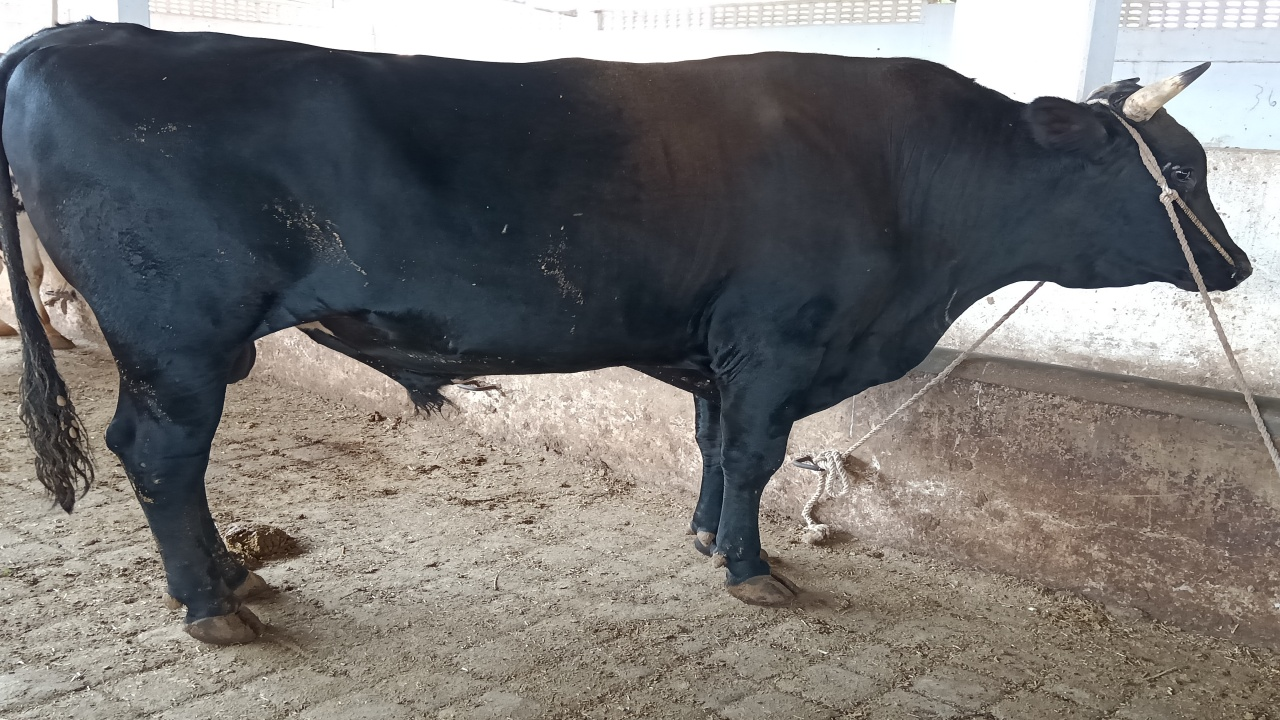
%> input picture Project Files/images/IMG20191102113704.jpg, 1280 x 720 px
$ octave region_segment.m   (GNU Octave 9; MATLAB toolbox functions it lacks are replaced by stand-ins)
%> lines starting %> are read from the running program, lines starting %| are printed output that depends on the picture; in (x1, y1, x2, y2) boxes, pixels count from 0 and x2, y2 are one past the last pixel; in counts of white or black regions, pixels touching at a corner belong together; the program's own positions count from 1
### Project Files/region_based_segmentation/region_seg.m

function seg = region_seg(I,init_mask,max_its,alpha,display)

  %-- default value for parameter alpha is .1
  if(~exist('alpha','var'))
    alpha = .2;
  end
  %-- default behavior is to display intermediate outputs
  if(~exist('display','var'))
    display = true;
  end
  %-- ensures image is 2D double matrix
  I = im2graydouble(I);

  %-- Create a signed distance map (SDF) from mask
  phi = mask2phi(init_mask);

  %--main loop
  for its = 1:max_its   % Note: no automatic convergence test

    idx = find(phi <= 1.2 & phi >= -1.2);  %get the curve's narrow band

    %-- find interior and exterior mean
    upts = find(phi<=0);                 % interior points
    vpts = find(phi>0);                  % exterior points
    u = sum(I(upts))/(length(upts)+eps); % interior mean
    v = sum(I(vpts))/(length(vpts)+eps); % exterior mean

    F = (I(idx)-u).^2-(I(idx)-v).^2;         % force from image information
    curvature = get_curvature(phi,idx);  % force from curvature penalty

    dphidt = F./max(abs(F)) + alpha*curvature;  % gradient descent to minimize energy

    %-- maintain the CFL condition
    dt = .45/(max(dphidt)+eps);

    %-- evolve the curve
    phi(idx) = phi(idx) + dt.*dphidt;

    %-- Keep SDF smooth
    phi = sussman(phi, .5);

    %-- intermediate output
    if((display>0)&&(mod(its,20) == 0))
      showCurveAndPhi(I,phi,its);
    end
  end

  %-- final output
  if(display)
    showCurveAndPhi(I,phi,its);
  end

  %-- make mask from SDF
  seg = phi<=0; %-- Get mask from levelset


%-- AUXILIARY FUNCTIONS ----------------------------------------------


%-- Displays the image with curve superimposed
function showCurveAndPhi(I, phi, i)
  imshow(I,'initialmagnification',200,'displayrange',[0 255]); hold on;
  contour(phi, [0 0], 'g','LineWidth',4);
  contour(phi, [0 0], 'k','LineWidth',2);
  hold off; title([num2str(i) ' Iterations']); drawnow;

%-- converts a mask to a SDF
function phi = mask2phi(init_a)
  phi=bwdist(init_a)-bwdist(1-init_a)+im2double(init_a)-.5;

%-- compute curvature along SDF
function curvature = get_curvature(phi,idx)
    [dimy, dimx] = size(phi);
    [y x] = ind2sub([dimy,dimx],idx);  % get subscripts

    %-- get subscripts of neighbors
    ym1 = y-1; xm1 = x-1; yp1 = y+1; xp1 = x+1;

    %-- bounds checking
    ym1(ym1<1) = 1; xm1(xm1<1) = 1;
    yp1(yp1>dimy)=dimy; xp1(xp1>dimx) = dimx;

    %-- get indexes for 8 neighbors
    idup = sub2ind(size(phi),yp1,x);
    iddn = sub2ind(size(phi),ym1,x);
    idlt = sub2ind(size(phi),y,xm1);
    idrt = sub2ind(size(phi),y,xp1);
    idul = sub2ind(size(phi),yp1,xm1);
    idur = sub2ind(size(phi),yp1,xp1);
    iddl = sub2ind(size(phi),ym1,xm1);
    iddr = sub2ind(size(phi),ym1,xp1);

    %-- get central derivatives of SDF at x,y
    phi_x  = -phi(idlt)+phi(idrt);
    phi_y  = -phi(iddn)+phi(idup);
    phi_xx = phi(idlt)-2*phi(idx)+phi(idrt);
    phi_yy = phi(iddn)-2*phi(idx)+phi(idup);
    phi_xy = -0.25*phi(iddl)-0.25*phi(idur)...
             +0.25*phi(iddr)+0.25*phi(idul);
    phi_x2 = phi_x.^2;
    phi_y2 = phi_y.^2;

    %-- compute curvature (Kappa)
    curvature = ((phi_x2.*phi_yy + phi_y2.*phi_xx - 2*phi_x.*phi_y.*phi_xy)./...
              (phi_x2 + phi_y2 +eps).^(3/2)).*(phi_x2 + phi_y2).^(1/2);

%-- Converts image to one channel (grayscale) double
function img = im2graydouble(img)
  [dimy, dimx, c] = size(img);
  if(isfloat(img)) % image is a double
    if(c==3)
      img = rgb2gray(uint8(img));
    end
  else           % image is a int
    if(c==3)
      img = rgb2gray(img);
    end
    img = double(img);
  end

%-- level set re-initialization by the sussman method
function D = sussman(D, dt)
  % forward/backward differences
  a = D - shiftR(D); % backward
  b = shiftL(D) - D; % forward
  c = D - shiftD(D); % backward
  d = shiftU(D) - D; % forward

  a_p = a;  a_n = a; % a+ and a-
  b_p = b;  b_n = b;
  c_p = c;  c_n = c;
  d_p = d;  d_n = d;

  a_p(a < 0) = 0;
  a_n(a > 0) = 0;
  b_p(b < 0) = 0;
  b_n(b > 0) = 0;
  c_p(c < 0) = 0;
  c_n(c > 0) = 0;
  d_p(d < 0) = 0;
  d_n(d > 0) = 0;

  dD = zeros(size(D));
  D_neg_ind = find(D < 0);
  D_pos_ind = find(D > 0);
  dD(D_pos_ind) = sqrt(max(a_p(D_pos_ind).^2, b_n(D_pos_ind).^2) ...
                       + max(c_p(D_pos_ind).^2, d_n(D_pos_ind).^2)) - 1;
  dD(D_neg_ind) = sqrt(max(a_n(D_neg_ind).^2, b_p(D_neg_ind).^2) ...
                       + max(c_n(D_neg_ind).^2, d_p(D_neg_ind).^2)) - 1;

  D = D - dt .* sussman_sign(D) .* dD;

%-- whole matrix derivatives
function shift = shiftD(M)
  shift = shiftR(M')';

function shift = shiftL(M)
  shift = [ M(:,2:size(M,2)) M(:,size(M,2)) ];

function shift = shiftR(M)
  shift = [ M(:,1) M(:,1:size(M,2)-1) ];

function shift = shiftU(M)
  shift = shiftL(M')';

function S = sussman_sign(D)
  S = D ./ sqrt(D.^2 + 1);


### Project Files/region_based_segmentation/region_segment.m


I = imread('C:/Users/sahar/OneDrive/Desktop/dip_project_files/regionbased_seg/IMG20191102113704.jpg');  %-- load the image
%> I is the input picture: size 720x1280x3 uint8; mean R, G, B 117.7, 115.7, 113.9
m = zeros(size(I,1),size(I,2));          %-- create initial mask
m(111:222,123:234) = 1;
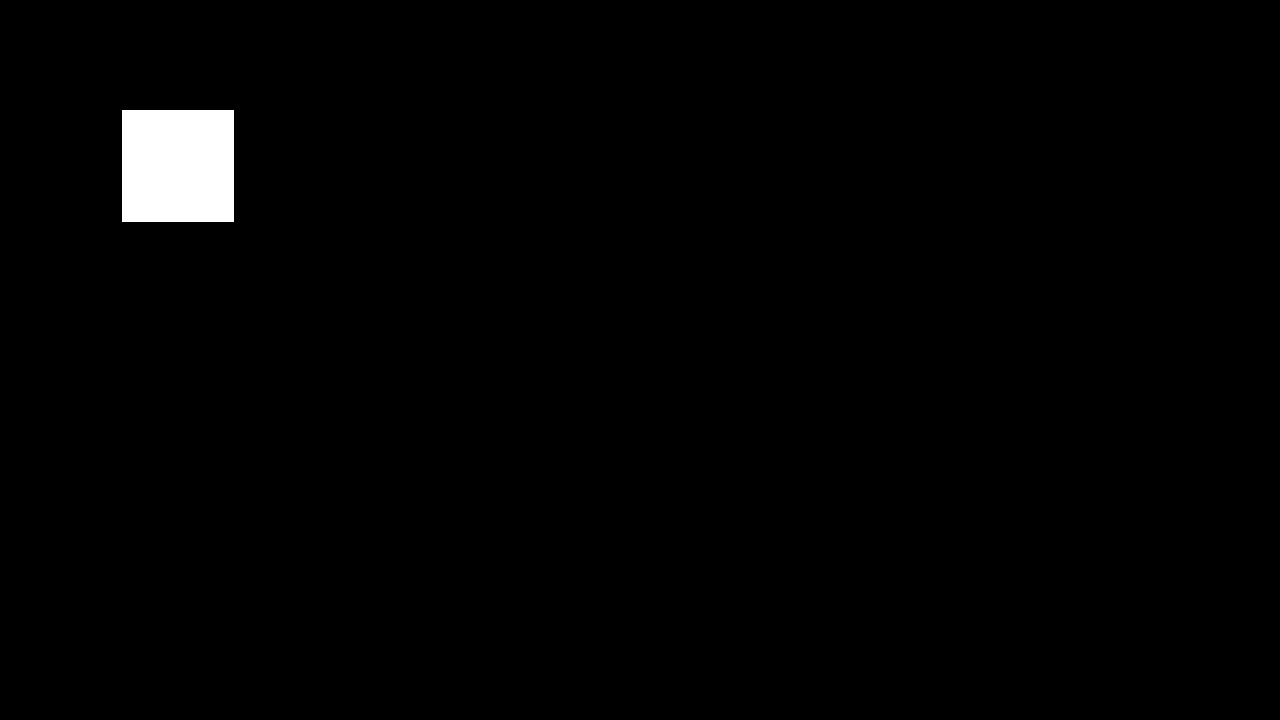
%> m: size 720x1280 double; values 0 (black) and 1 (white), 1.4% white; 1 white region, box (x1, y1, x2, y2) and area: (122, 110, 234, 222) 12544

I = imresize(I,.5);  %-- make image smaller
%> I: size 360x640x3 uint8
m = imresize(m,.5);  %     for fast computation

subplot(2,2,1); imshow(I); title('Input Image');
subplot(2,2,2); imshow(m); title('Initialization');
subplot(2,2,3); title('Segmentation');

seg = region_seg(I, m, 5000); %-- Run segmentation
%> in im2graydouble, `img = rgb2gray(img);`:
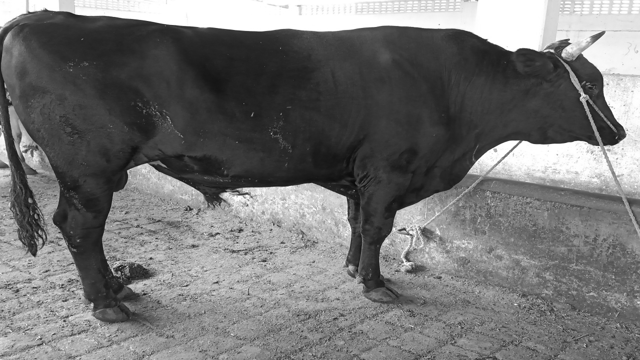
%> img: size 360x640 uint8; min 10, max 255, mean 116.1
%> (the run ends here)
